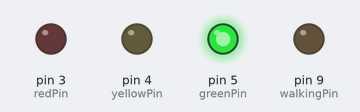
A sketch run on a simulated Arduino Uno, built with avr-gcc and run on an emulated ATmega328P. Shown: output pins drawn as LEDs (lit = HIGH).

Above: at 3.5 s.
At 8.5 s:
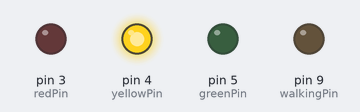
At 13.5 s:
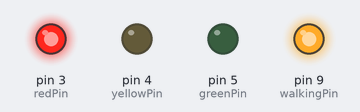
At 18.5 s:
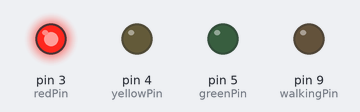
Timing chart, 0 to 26.0 s (numbered marks = the images above):
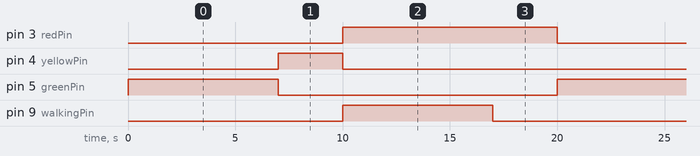

The sketch:

TrafficLights.ino
```cpp
int redPin = 3;
int yellowPin = 4;
int greenPin = 5;
int walkingPin = 9;
void setup() {
  // put your setup code here, to run once:
  for(int i = 0; i <= 13; i++){
        pinMode(i, INPUT);
  }

  pinMode(redPin, OUTPUT);
  pinMode(yellowPin, OUTPUT);
  pinMode(greenPin, OUTPUT);
  pinMode(walkingPin, OUTPUT);

}

void loop() {
  // put your main code here, to run repeatedly:
  digitalWrite(greenPin, HIGH);
  delay(7000);
  digitalWrite(greenPin, LOW);


  digitalWrite(yellowPin, HIGH);
  delay(3000);
  digitalWrite(yellowPin, LOW);


  digitalWrite(redPin, HIGH);
  digitalWrite(walkingPin, HIGH);
  delay(7000);
  digitalWrite(walkingPin, LOW);
  delay(3000);
  digitalWrite(redPin, LOW);

}
```

Measured:
- by itself, pin 3 (redPin): alternates HIGH for 10.0 s and LOW for 10.0 s
- by itself, pin 4 (yellowPin): alternates HIGH for 3.0 s and LOW for 17.0 s
- by itself, pin 5 (greenPin), pin 9 (walkingPin): alternates HIGH for 7.0 s and LOW for 13.0 s
